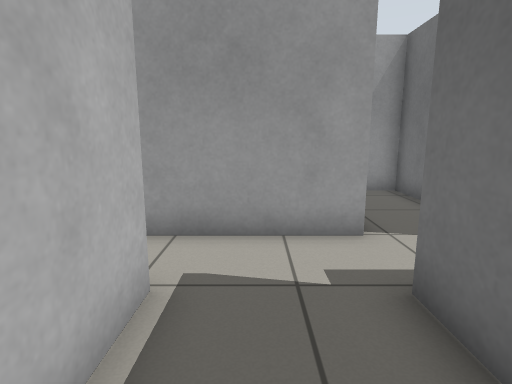
view 1 (above)

14 first-person views from a walk through a Gazebo world. The camera is 0.89 m above the floor, tilts 10° down and sees 80° across. The floor is counted in squares, 0.5 m on a side. Each view is taken from the middle of a square. On the plan, view 1 faces up. The plan holds only what a view shows up to about 16 squares ahead; the rest is blank.

view 2
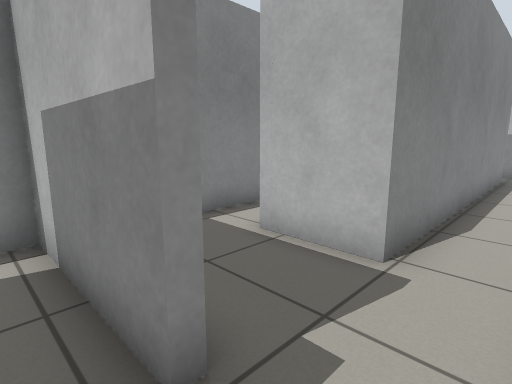

view 3
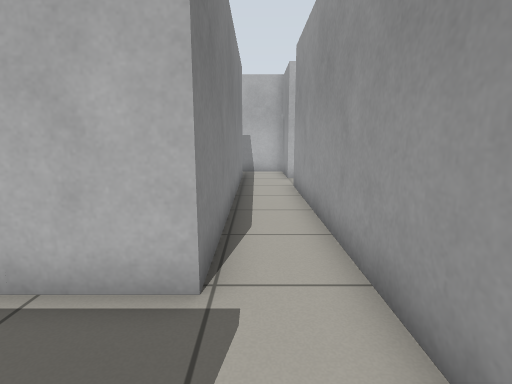

view 4
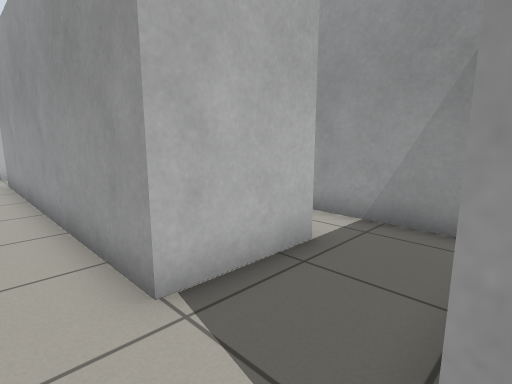

view 5
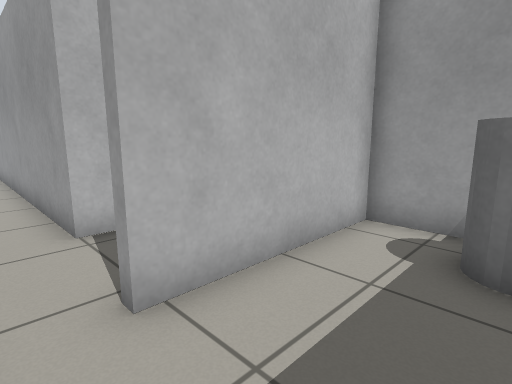

view 6
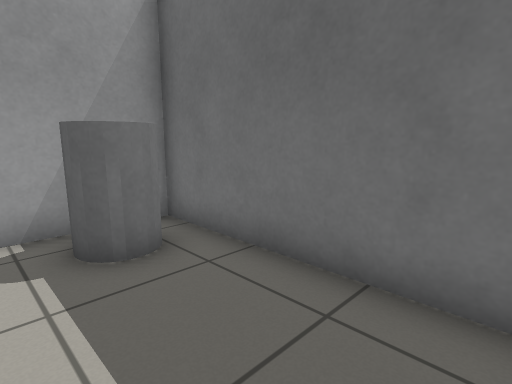

view 7
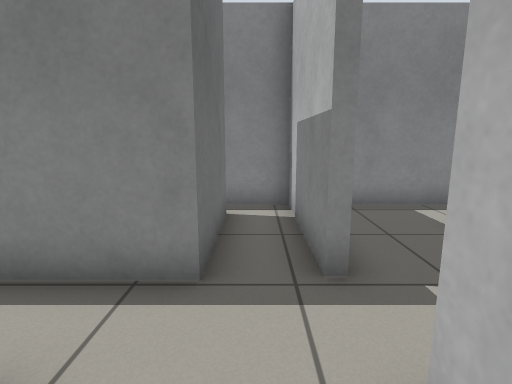

view 8
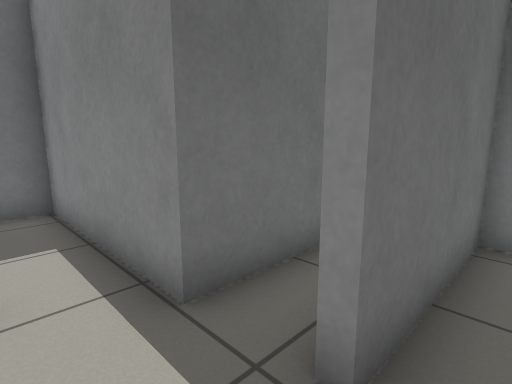

view 9
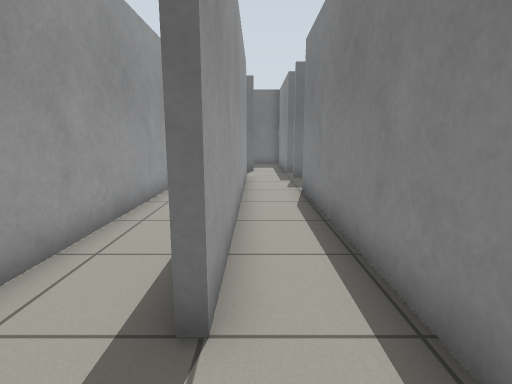

view 10
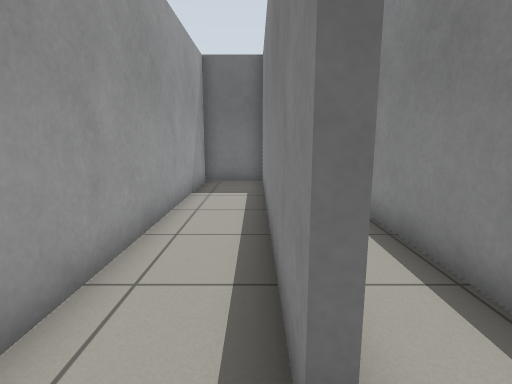

view 11
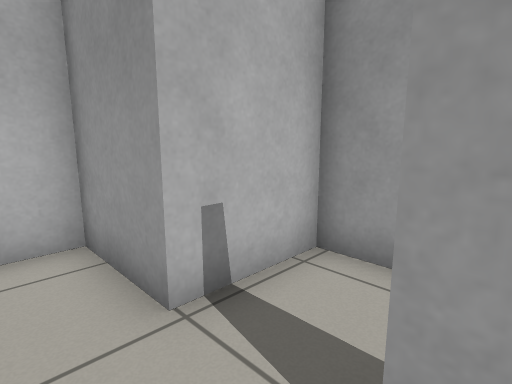

view 12
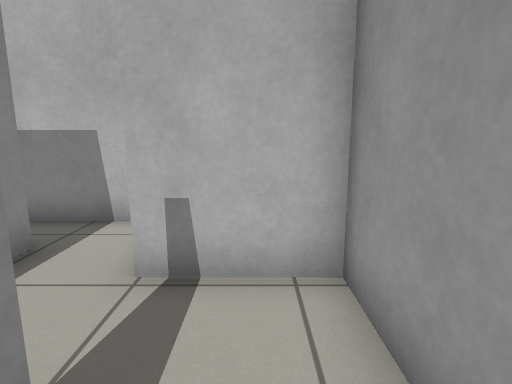

view 13
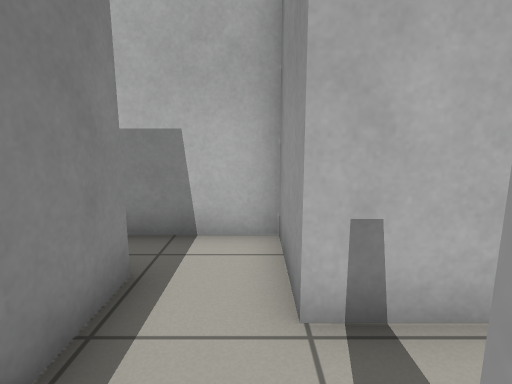

view 14
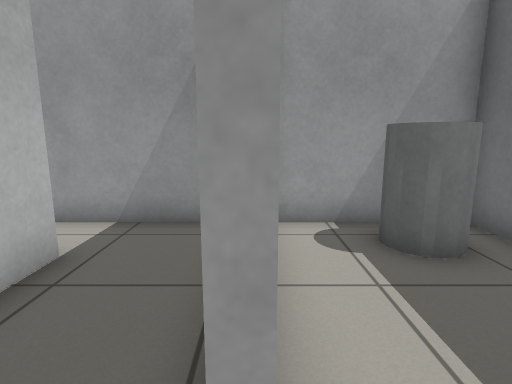

### Floor plan
Ten units are one square. View 1 is at (0, 0); x grows to the right and y downward. Boxes are objects, and circles mark ways between rooms. Rooms are numbered by the first view taken in them; rooms with no view inside come last. Other rooms are left out.
<svg viewBox="-150 -109 250 124">
<path fill="none" stroke="#000" d="M-33 10 18 10 18 -34M-114 -34 -13 -34 -13 -7M20 -54 -96 -54M20 -85 20 -54M20 -34 20 10 39 10M48 -86 48 -104 6 -104M37 1 37 -34 54 -34M54 -34 95 -34 95 -104 51 -104 51 -51M-129 -34 -114 -34M-117 -54 -145 -54 -145 -20M-96 -57 11 -57M18 -56 18 -81 -117 -81 -117 -54"/>
<rect x="65" y="-95" width="20" height="10" fill="#bbb"><title>grey cylinder</title></rect>
<circle cx="20" cy="-45" r="3" fill="#2a7"/>
<circle cx="-125" cy="-45" r="3" fill="#2a7"/>
<circle cx="-105" cy="-60" r="3" fill="#2a7"/>
<circle cx="50" cy="-45" r="3" fill="#2a7"/>
<text x="-50" y="-40">1</text>
<text x="-30" y="-90">2</text>
<text x="70" y="-70">3</text>
<text x="-140" y="-30">4</text>
<text x="-60" y="-70">5</text>
</svg>
Room 1 opens to room 2. Room 1 opens to room 4. Room 1 opens to room 5. Room 2 opens to room 3.

Where each view was taken, in squares from view 1:
view 1: 0 up, 0 right, facing up
view 2: 5 up, 3 right, facing down-left
view 3: 4 up, 2 right, facing left
view 4: 4 up, 5 right, facing up-left
view 5: 4 up, 8 right, facing up-left
view 6: 4 up, 6 right, facing up-right
view 7: 7 up, 3 right, facing down
view 8: 5 up, 1 right, facing down-right
view 9: 5 up, 12 left, facing right
view 10: 6 up, 11 left, facing right
view 11: 4 up, 9 left, facing up-left
view 12: 7 up, 8 left, facing left
view 13: 5 up, 9 left, facing left
view 14: 4 up, 5 right, facing up
